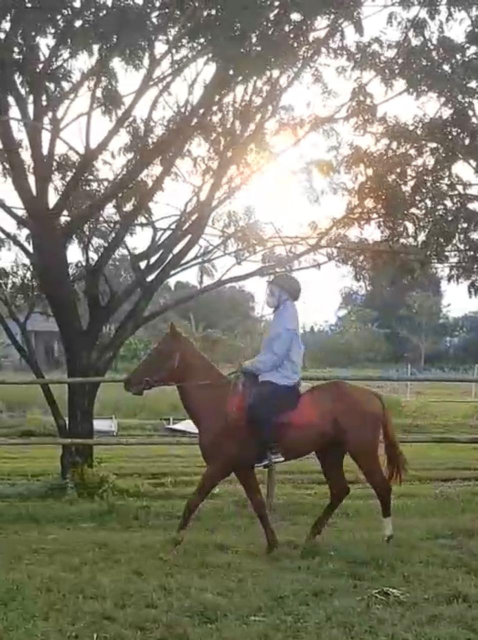
#> input picture images/kuda.jpg, 955 x 1280 px (shown at 1/2 size)
$ python code.py   (older library calls are emulated)
#> lines starting #> are read from the running program, lines starting #| are printed output that depends on the picture
import cv2
import numpy as np
import matplotlib.pyplot as plt
from scipy import ndimage
from skimage import restoration
from skimage.metrics import peak_signal_noise_ratio, structural_similarity
import pywt
import os

class ImageEnhancementAnalyzer:
    def __init__(self, image_path):
        """
        Initialize the analyzer with an image
        """
#> called with image_path = './images/kuda.jpg'
        self.original_image = cv2.imread(image_path)
#> self.original_image is the input picture: shape (1280, 955, 3); mean B, G, R 110.3, 125.5, 128.1
        if self.original_image is None:
            raise ValueError("Could not load image. Please check the path.")

        # Convert BGR to RGB for display
        self.original_rgb = cv2.cvtColor(self.original_image, cv2.COLOR_BGR2RGB)
        self.image_gray = cv2.cvtColor(self.original_image, cv2.COLOR_BGR2GRAY)
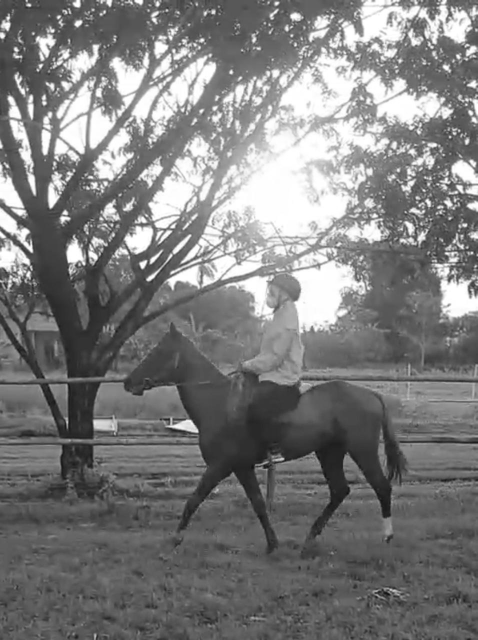
#> self.image_gray: shape (1280, 955) (shown at 1/2 size); min 8, max 255, mean 124.6

        # Create output directory for saving figures
        self.output_dir = "results"
        os.makedirs(self.output_dir, exist_ok=True)

    def analyze_image_properties(self):
        """
        Analyze basic image properties and create visualizations
        """
        fig, axes = plt.subplots(2, 3, figsize=(18, 12))
        fig.suptitle('Analisis Citra - Properti Gambar', fontsize=16, fontweight='bold')

        # Original image
        axes[0, 0].imshow(self.original_rgb)
        axes[0, 0].set_title('Gambar Asli')
        axes[0, 0].axis('off')

        # Grayscale
        axes[0, 1].imshow(self.image_gray, cmap='gray')
        axes[0, 1].set_title('Grayscale')
        axes[0, 1].axis('off')

        # Histogram RGB
        colors = ['red', 'green', 'blue']
        for i, color in enumerate(colors):
            hist = cv2.calcHist([self.original_rgb], [i], None, [256], [0, 256])
            axes[0, 2].plot(hist, color=color, alpha=0.7, label=f'{color.capitalize()} Channel')
        axes[0, 2].set_title('Histogram RGB')
        axes[0, 2].set_xlabel('Pixel Intensity')
        axes[0, 2].set_ylabel('Frequency')
        axes[0, 2].legend()
        axes[0, 2].grid(True, alpha=0.3)

        # Histogram Grayscale
        hist_gray = cv2.calcHist([self.image_gray], [0], None, [256], [0, 256])
#> hist_gray = 256 values, max 29865 at index 254, min 0 at index 0, mean 4775
        axes[1, 0].plot(hist_gray, color='black')
        axes[1, 0].set_title('Histogram Grayscale')
        axes[1, 0].set_xlabel('Pixel Intensity')
        axes[1, 0].set_ylabel('Frequency')
        axes[1, 0].grid(True, alpha=0.3)

        # Edge detection (Canny)
        edges = cv2.Canny(self.image_gray, 50, 150)
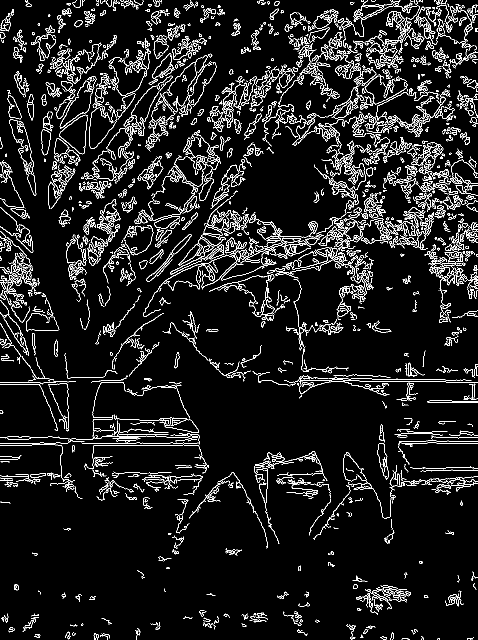
#> edges: shape (1280, 955) (shown at 1/2 size); 7.6% white in thin lines or dots
        axes[1, 1].imshow(edges, cmap='gray')
        axes[1, 1].set_title('Edge Detection (Canny)')
        axes[1, 1].axis('off')

        # Image statistics
        stats_text = f"""
        Dimensi: {self.original_rgb.shape[1]} x {self.original_rgb.shape[0]}
        Channels: {self.original_rgb.shape[2]}

        Statistik Intensitas:
        Mean: {np.mean(self.image_gray):.2f}
        Std: {np.std(self.image_gray):.2f}
        Min: {np.min(self.image_gray)}
        Max: {np.max(self.image_gray)}

        Estimasi Noise Level:
        {self.estimate_noise_level():.2f}
        """
#> in estimate_noise_level, `laplacian_var = cv2.Laplacian(self.image_gray, cv2.CV_64F).var()`: laplacian_var = 85.52
        axes[1, 2].text(0.1, 0.5, stats_text, fontsize=10,
                        verticalalignment='center', transform=axes[1, 2].transAxes)
        axes[1, 2].set_title('Statistik Gambar')
        axes[1, 2].axis('off')

        plt.tight_layout()
        plt.savefig(f'{self.output_dir}/01_image_analysis.png', dpi=300, bbox_inches='tight')
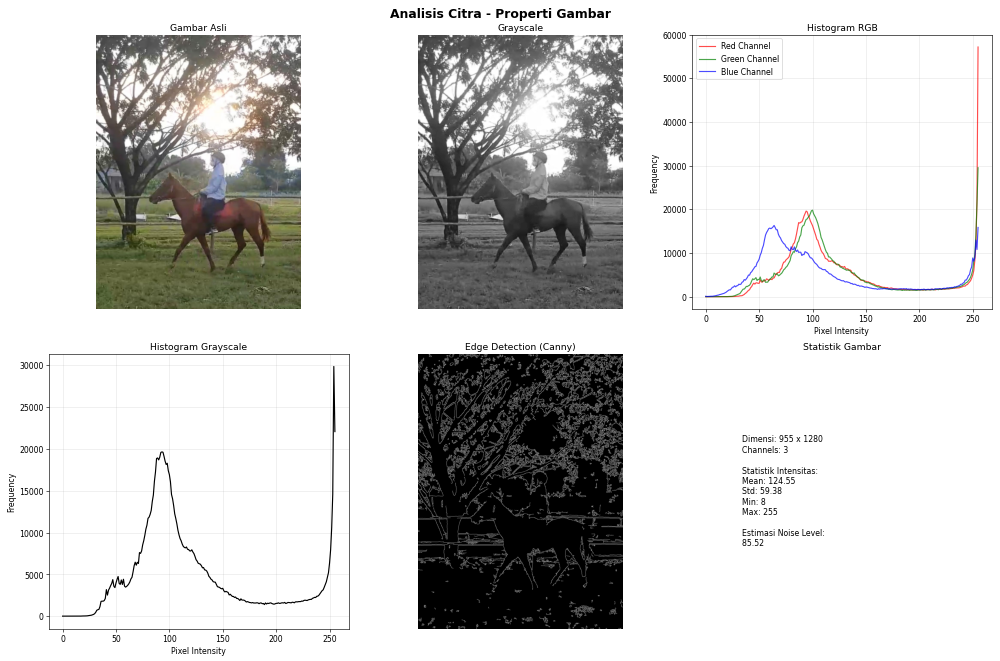
#> figure drawn by matplotlib, 5 panels; panel 3: curve peaks at x = 255, y = 57150; panel 3: curve peaks at x = 255, y = 29515; panel 3: curve peaks at x = 64, y = 16306; panel 4: curve peaks at x = 254, y = 29865
        plt.show()

    def estimate_noise_level(self):
        """
        Estimate noise level using Laplacian variance method
        """
        laplacian_var = cv2.Laplacian(self.image_gray, cv2.CV_64F).var()
        return laplacian_var

    def calculate_metrics(self, original, processed):
        """
        Calculate image quality metrics
        """
        # Ensure images are in the same data type and range
        if original.dtype != processed.dtype:
            processed = processed.astype(original.dtype)

        # PSNR
        psnr = peak_signal_noise_ratio(original, processed)

        # SSIM - updated for newer scikit-image versions
        try:
            # Try new parameter name first
            if len(original.shape) == 3:
                ssim = structural_similarity(original, processed, channel_axis=2)
            else:
                ssim = structural_similarity(original, processed)
        except TypeError:
            # Fallback to older parameter name
            if len(original.shape) == 3:
                ssim = structural_similarity(original, processed, multichannel=True)
            else:
                ssim = structural_similarity(original, processed)

        # Mean Squared Error
        mse = np.mean((original.astype(float) - processed.astype(float)) ** 2)

        # Signal-to-Noise Ratio estimation
        signal_power = np.mean(processed.astype(float) ** 2)
        noise_power = mse
        snr = 10 * np.log10(signal_power / (noise_power + 1e-10))

        return {
            'PSNR': psnr,
            'SSIM': ssim,
            'MSE': mse,
            'SNR': snr
        }

    def gaussian_smoothing(self, sigma=1.0):
        """
        Apply Gaussian smoothing
        """
#> called with sigma = 1
        # Apply to RGB image
        smoothed_rgb = np.zeros_like(self.original_rgb)
        for i in range(3):
            smoothed_rgb[:, :, i] = ndimage.gaussian_filter(self.original_rgb[:, :, i], sigma=sigma)

        return smoothed_rgb.astype(np.uint8)

    def median_filtering(self, kernel_size=5):
        """
        Apply median filtering
        """
#> called with kernel_size = 5
        filtered_rgb = np.zeros_like(self.original_rgb)
        for i in range(3):
            filtered_rgb[:, :, i] = ndimage.median_filter(self.original_rgb[:, :, i], size=kernel_size)

        return filtered_rgb.astype(np.uint8)

    def bilateral_filtering(self, d=9, sigma_color=75, sigma_space=75):
        """
        Apply bilateral filtering
        """
#> called with d = 9, sigma_color = 75, sigma_space = 75
        # Convert RGB to BGR for OpenCV
        bgr_image = cv2.cvtColor(self.original_rgb, cv2.COLOR_RGB2BGR)
        filtered_bgr = cv2.bilateralFilter(bgr_image, d, sigma_color, sigma_space)
        # Convert back to RGB
        filtered_rgb = cv2.cvtColor(filtered_bgr, cv2.COLOR_BGR2RGB)

        return filtered_rgb

    def wavelet_denoising(self, wavelet='db4', mode='soft'):
        """
        Apply wavelet denoising
        """
#> called with wavelet = 'db4', mode = 'soft'
        denoised_rgb = np.zeros_like(self.original_rgb)

        for i in range(3):
            # Convert to float [0, 1]
            channel = self.original_rgb[:, :, i].astype(float) / 255.0

            # Estimate noise level - updated for newer scikit-image versions
            try:
                # Try new parameter name first
                sigma = restoration.estimate_sigma(channel, channel_axis=None, average_sigmas=True)
            except TypeError:
                try:
                    # Fallback to older parameter name
                    sigma = restoration.estimate_sigma(channel, multichannel=False, average_sigmas=True)
                except TypeError:
                    # If both fail, use simple estimation
                    sigma = 0.1

            # Apply wavelet denoising
            try:
                denoised_channel = restoration.denoise_wavelet(
                    channel, method='BayesShrink', mode=mode,
                    wavelet=wavelet, rescale_sigma=True
                )
            except:
                # Fallback method using pywt directly
                coeffs = pywt.wavedec2(channel, wavelet, level=4)
                threshold = sigma * np.sqrt(2 * np.log(channel.size))
                coeffs_thresh = coeffs[0], tuple([pywt.threshold(detail, threshold, mode) for detail in coeffs[1:]])
                denoised_channel = pywt.waverec2(coeffs_thresh, wavelet)

            # Convert back to uint8
            denoised_rgb[:, :, i] = np.clip(denoised_channel * 255, 0, 255)
#> this loop made 3 passes
#> sigma on passes 1 to 3: 0.00169, 0.00167, 0.00176
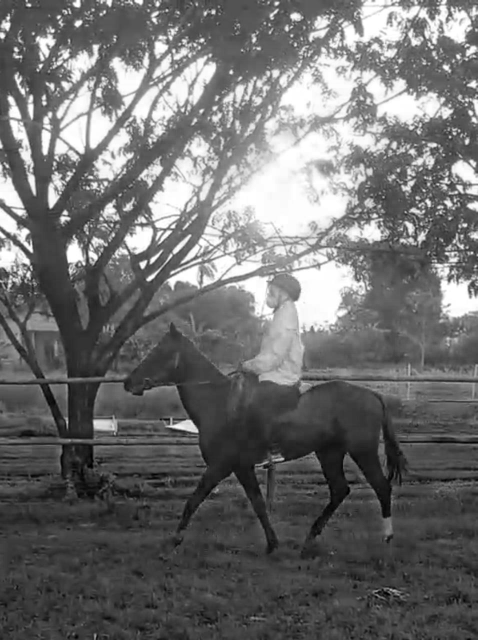
#> channel: shape (1280, 955) float64 (shown at 1/2 size); min 0, max 1, mean 0.433

        return denoised_rgb.astype(np.uint8)

    def compare_noise_reduction_techniques(self):
        """
        Compare all noise reduction techniques
        """
        # Apply all techniques
        gaussian_result = self.gaussian_smoothing(sigma=1.0)
        median_result = self.median_filtering(kernel_size=5)
        bilateral_result = self.bilateral_filtering()
        wavelet_result = self.wavelet_denoising()

        # Calculate metrics for each technique
        techniques = {
            'Original': self.original_rgb,
            'Gaussian Smoothing': gaussian_result,
            'Median Filtering': median_result,
            'Bilateral Filtering': bilateral_result,
            'Wavelet Denoising': wavelet_result
        }

        # Create comparison figure
        fig, axes = plt.subplots(2, 3, figsize=(20, 12))
        fig.suptitle('Perbandingan Teknik Noise Reduction', fontsize=16, fontweight='bold')

        positions = [(0, 0), (0, 1), (0, 2), (1, 0), (1, 1)]

        metrics_data = {}

        for i, (name, image) in enumerate(techniques.items()):
            if i < len(positions):
                row, col = positions[i]
                axes[row, col].imshow(image)
                axes[row, col].set_title(name, fontsize=12, fontweight='bold')
                axes[row, col].axis('off')

                # Calculate metrics (compare with original for processed images)
                if name != 'Original':
                    metrics = self.calculate_metrics(self.original_rgb, image)
                    metrics_data[name] = metrics

                    # Add metrics text
                    metrics_text = f"PSNR: {metrics['PSNR']:.2f} dB\nSSIM: {metrics['SSIM']:.3f}"
                    axes[row, col].text(0.02, 0.98, metrics_text,
                                      transform=axes[row, col].transAxes,
                                      verticalalignment='top', fontsize=9,
                                      bbox=dict(boxstyle='round', facecolor='white', alpha=0.8))
#> this loop made 5 passes
#> (name, row, col, psnr in calculate_metrics, ssim in calculate_metrics, mse in calculate_metrics, signal_power in calculate_metrics, noise_power in calculate_metrics) on passes 2 to 5: ('Gaussian Smoothing', 0, 1, 36.71, 0.978, 13.88, 18183.5, 13.88), ('Median Filtering', 0, 2, 33.57, 0.953, 28.58, 18390.6, 28.58), ('Bilateral Filtering', 1, 0, 35.09, 0.938, 20.13, 18422.5, 20.13), ('Wavelet Denoising', 1, 1, 51.14, 0.998, 0.5, 18400.7, 0.5)
#> (the rest of the program and of its run is left out)
